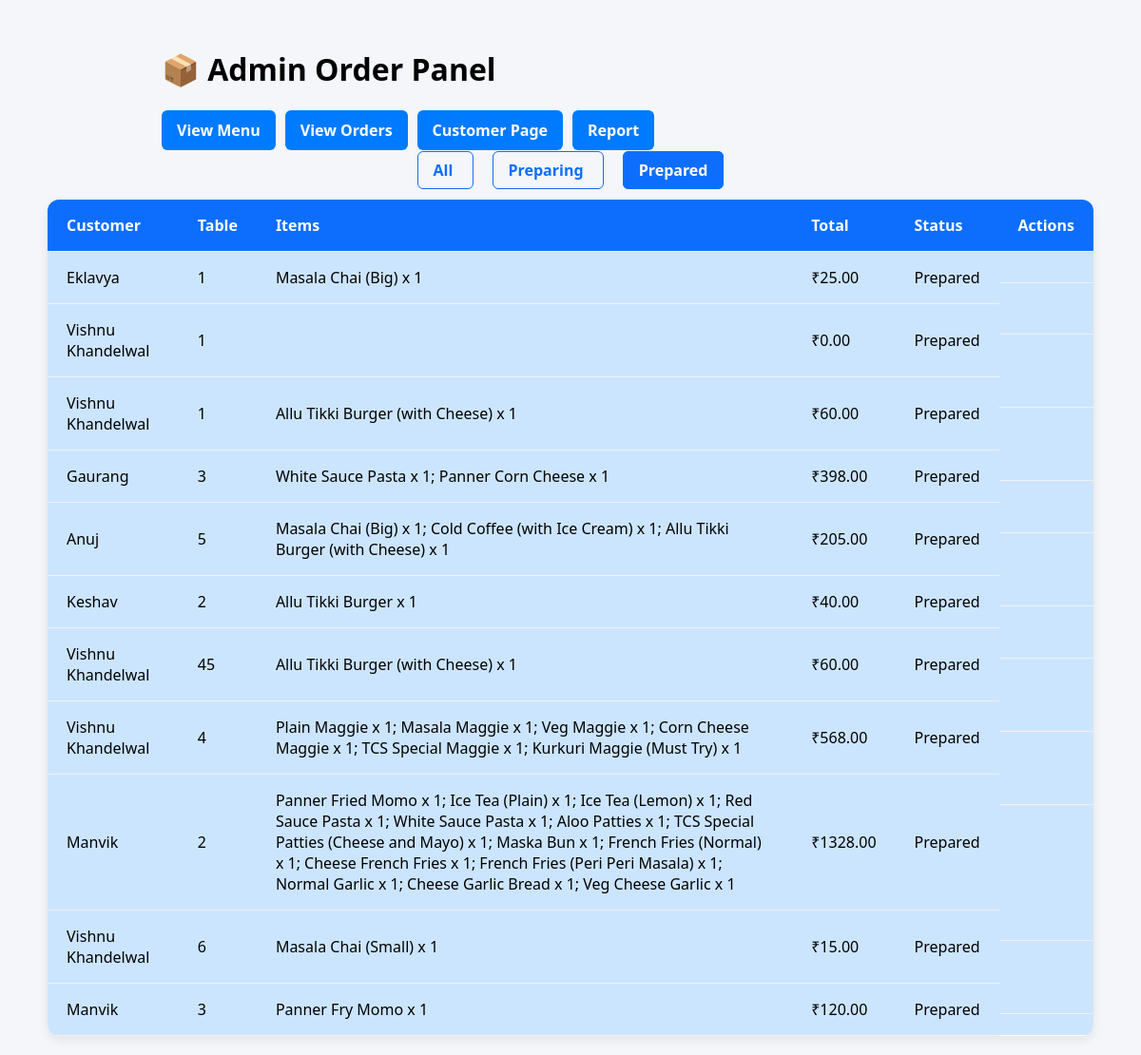
/admin/orders?filter=prepared, run on the app's committed database.
### tables this page shows
CREATE TABLE orders (
        id INTEGER PRIMARY KEY AUTOINCREMENT,
        name TEXT NOT NULL,
        order_type TEXT NOT NULL,  -- now used for table_number
        address TEXT,
        items TEXT,
        total REAL,
        status TEXT DEFAULT 'pending',
        timestamp DATETIME DEFAULT CURRENT_TIMESTAMP
    );

### app.py (the view)
@app.route('/admin/orders')
def admin_orders():
    filter_status = request.args.get('filter')
    conn = get_db_connection()
    if filter_status in ['pending', 'accepted', 'rejected', 'prepared', 'preparing']:
        orders = conn.execute(
            "SELECT * FROM orders WHERE status = ? ORDER BY timestamp DESC",
            (filter_status,)
        ).fetchall()
    else:
        orders = conn.execute("SELECT * FROM orders ORDER BY timestamp DESC").fetchall()
    conn.close()
    return render_template('admin_orders.html', orders=orders, current_filter=filter_status)

### app.py (called while the page is built)
def get_db_connection():
    conn = sqlite3.connect('menu.db')
    conn.row_factory = sqlite3.Row
    return conn

### templates/admin_orders.html (shortened to what this page needs)
<!DOCTYPE html>
<html lang="en">
<head>
</head>
<body>
  <div class="top-bar" style="margin-left: 150px; margin-right: 150px;">
    <h1>📦 Admin Order Panel</h1>
    <div class="button-group">
      <a href="{{ url_for('admin') }}" class="back-button">View Menu</a>
      <a href="{{ url_for('admin_orders') }}" class="back-button">View Orders</a>
      <a href="{{ url_for('customer_menu') }}" class="back-button">Customer Page</a>
      <a href="{{ url_for('sales_report') }}" class="back-button">Report</a>
    </div>
  </div>
  <div class="filters">
    {% set filters = ['all','preparing', 'prepared'] %}
    {% for f in filters %}
    <a href="{{ url_for('admin_orders', filter=(f if f != 'all' else None)) }}"
      class="{{ 'active' if current_filter == f or (f == 'all' and not current_filter) else '' }}">
      {{ f.capitalize() }}
    </a>
    {% endfor %}
  </div>
  <div class="orders-table">
    <table>
      <thead>
        <tr>
          <th>Customer</th>
          <th>Table</th>
          <th>Items</th>
          <th>Total</th>
          <th>Status</th>
          <th>Actions</th>
        </tr>
      </thead>
      <tbody>
        {% for order in orders %}
        <tr class="{{ order['status'] }}">
          <td>{{ order['name'] }}</td>
          <td>{{ order['order_type'] }}</td>
          <td>{{ order['items'] }}</td>
          <td>₹{{ '%.2f'|format(order['total']) }}</td>
          <td>{{ order['status'].capitalize() }}</td>
          <td>
          </td>
        </tr>
        {% endfor %}
      </tbody>
    </table>
  </div>
</body>
</html>

### templates/admin_orders.html (style rules this page uses)
body { font-family: 'Segoe UI', sans-serif; background: #f4f6f9; margin: 0; padding: 20px; }
.filters { text-align: center; margin-bottom: 20px; }
.filters a { margin: 0 10px; text-decoration: none; color: #0d6efd; font-weight: bold; padding: 8px 16px; border: 1px solid #0d6efd; border-radius: 6px; transition: 0.2s ease; }
.filters a.active, .filters a:hover { background-color: #0d6efd; color: white; }
.orders-table { width: 100%; max-width: 1100px; margin: 0 auto; background: #fff; border-radius: 12px; box-shadow: 0 4px 12px rgba(0, 0, 0, 0.08); overflow: hidden; }
table { width: 100%; border-collapse: collapse; }
thead { background-color: #0d6efd; color: #fff; }
th, td { padding: 16px 20px; text-align: left; border-bottom: 1px solid #f0f0f0; }
td:last-child { display: flex; flex-wrap: wrap; gap: 10px; align-items: center; }
.prepared { background-color: #cce5ff !important; }
.top-bar { display: flex; justify-content: space-between; align-items: center; flex-wrap: wrap; padding: 10px 0; }
.button-group { display: flex; gap: 10px; flex-wrap: wrap; }
.back-button { background-color: #007bff; color: white; padding: 10px 16px; border-radius: 6px; text-decoration: none; font-weight: bold; transition: background-color 0.3s ease; }
tr.prepared { background-color: #cce5ff; }

### data on the page
orders: name "Eklavya", order_type "1", items "Masala Chai (Big) x 1", total "25.00", status "Prepared"
orders: name "Vishnu Khandelwal", order_type "1", total "0.00", status "Prepared"
orders: name "Vishnu Khandelwal", order_type "1", items "Allu Tikki Burger (with Cheese) x 1", total "60.00", status "Prepared"
orders: name "Gaurang", order_type "3", items "White Sauce Pasta x 1; Panner Corn Cheese x 1", total "398.00", status "Prepared"
orders: name "Anuj", order_type "5", items "Masala Chai (Big) x 1; Cold Coffee (with Ice Cream) x 1; Allu Tikki Burger (with Cheese) x 1", total "205.00", status "Prepared"
orders: name "Keshav", order_type "2", items "Allu Tikki Burger x 1", total "40.00", status "Prepared"
orders: name "Vishnu Khandelwal", order_type "45", items "Allu Tikki Burger (with Cheese) x 1", total "60.00", status "Prepared"
orders: name "Vishnu Khandelwal", order_type "4", items "Plain Maggie x 1; Masala Maggie x 1; Veg Maggie x 1; Corn Cheese Maggie x 1; TCS Special Maggie x 1; Kurkuri Maggie (Must Try) x 1", total "568.00", status "Prepared"
orders: name "Manvik", order_type "2", items "Panner Fried Momo x 1; Ice Tea (Plain) x 1; Ice Tea (Lemon) x 1; Red Sauce Pasta x 1; White Sauce Pasta x 1; Aloo Patties x 1; TCS Special Patties (Cheese and Mayo) x 1; Maska Bun x 1; French Fries (Normal) x 1; Cheese French Fries x 1; French Fries (Peri Peri Masala) x 1; Normal Garlic x 1; Cheese Garlic Bread x 1; Veg Cheese Garlic x 1", total "1328.00", status "Prepared"
orders: name "Vishnu Khandelwal", order_type "6", items "Masala Chai (Small) x 1", total "15.00", status "Prepared"
orders: name "Manvik", order_type "3", items "Panner Fry Momo x 1", total "120.00", status "Prepared"

### other printed values
{{ f.capitalize() }} "All" "Preparing" "Prepared"
